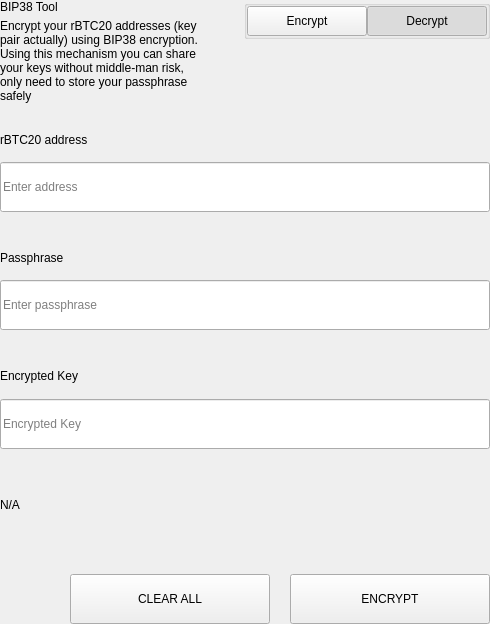
<?xml version="1.0" encoding="UTF-8"?>
<ui version="4.0">
 <class>SettingsBitToolWidget</class>
 <widget class="QWidget" name="SettingsBitToolWidget">
  <property name="geometry">
   <rect>
    <x>0</x>
    <y>0</y>
    <width>490</width>
    <height>624</height>
   </rect>
  </property>
  <property name="windowTitle">
   <string>Form</string>
  </property>
  <layout class="QVBoxLayout" name="verticalLayout">
   <property name="spacing">
    <number>0</number>
   </property>
   <property name="leftMargin">
    <number>0</number>
   </property>
   <property name="topMargin">
    <number>0</number>
   </property>
   <property name="rightMargin">
    <number>0</number>
   </property>
   <property name="bottomMargin">
    <number>0</number>
   </property>
   <item>
    <widget class="QWidget" name="left" native="true">
     <layout class="QVBoxLayout" name="verticalLayout_3">
      <property name="leftMargin">
       <number>0</number>
      </property>
      <property name="topMargin">
       <number>0</number>
      </property>
      <property name="rightMargin">
       <number>0</number>
      </property>
      <property name="bottomMargin">
       <number>0</number>
      </property>
      <item>
       <layout class="QVBoxLayout" name="verticalLayout_2">
        <property name="spacing">
         <number>0</number>
        </property>
        <item>
         <layout class="QHBoxLayout" name="horizontalLayout_3" stretch="3,1">
          <property name="spacing">
           <number>40</number>
          </property>
          <item>
           <layout class="QVBoxLayout" name="verticalLayoutTitle">
            <property name="spacing">
             <number>5</number>
            </property>
            <item>
             <widget class="QLabel" name="labelTitle">
              <property name="text">
               <string>BIP38 Tool</string>
              </property>
             </widget>
            </item>
            <item>
             <widget class="QLabel" name="labelSubtitle1">
              <property name="text">
               <string>Encrypt your rBTC20 addresses (key pair actually) using BIP38 encryption.
Using this mechanism you can share your keys without middle-man risk, only need to store your passphrase safely</string>
              </property>
              <property name="wordWrap">
               <bool>true</bool>
              </property>
             </widget>
            </item>
           </layout>
          </item>
          <item alignment="Qt::AlignTop">
           <widget class="QGroupBox" name="groupBox">
            <property name="title">
             <string/>
            </property>
            <property name="alignment">
             <set>Qt::AlignLeading|Qt::AlignLeft|Qt::AlignTop</set>
            </property>
            <layout class="QHBoxLayout" name="horizontalLayout_4">
             <property name="spacing">
              <number>0</number>
             </property>
             <property name="leftMargin">
              <number>0</number>
             </property>
             <property name="topMargin">
              <number>0</number>
             </property>
             <property name="rightMargin">
              <number>0</number>
             </property>
             <property name="bottomMargin">
              <number>0</number>
             </property>
             <item>
              <spacer name="horizontalSpacer">
               <property name="orientation">
                <enum>Qt::Horizontal</enum>
               </property>
               <property name="sizeHint" stdset="0">
                <size>
                 <width>40</width>
                 <height>20</height>
                </size>
               </property>
              </spacer>
             </item>
             <item>
              <widget class="QPushButton" name="pushLeft">
               <property name="minimumSize">
                <size>
                 <width>120</width>
                 <height>30</height>
                </size>
               </property>
               <property name="maximumSize">
                <size>
                 <width>120</width>
                 <height>30</height>
                </size>
               </property>
               <property name="focusPolicy">
                <enum>Qt::NoFocus</enum>
               </property>
               <property name="text">
                <string>Encrypt</string>
               </property>
               <property name="checkable">
                <bool>true</bool>
               </property>
               <property name="autoExclusive">
                <bool>true</bool>
               </property>
              </widget>
             </item>
             <item>
              <widget class="QPushButton" name="pushRight">
               <property name="minimumSize">
                <size>
                 <width>120</width>
                 <height>30</height>
                </size>
               </property>
               <property name="maximumSize">
                <size>
                 <width>120</width>
                 <height>30</height>
                </size>
               </property>
               <property name="focusPolicy">
                <enum>Qt::NoFocus</enum>
               </property>
               <property name="text">
                <string>Decrypt</string>
               </property>
               <property name="checkable">
                <bool>true</bool>
               </property>
               <property name="checked">
                <bool>true</bool>
               </property>
               <property name="autoExclusive">
                <bool>true</bool>
               </property>
              </widget>
             </item>
            </layout>
           </widget>
          </item>
         </layout>
        </item>
        <item>
         <widget class="QStackedWidget" name="stackedWidget">
          <property name="currentIndex">
           <number>1</number>
          </property>
          <widget class="QWidget" name="pageDecrypt">
           <layout class="QVBoxLayout" name="verticalLayout_5">
            <property name="spacing">
             <number>0</number>
            </property>
            <property name="leftMargin">
             <number>0</number>
            </property>
            <property name="topMargin">
             <number>0</number>
            </property>
            <property name="rightMargin">
             <number>0</number>
            </property>
            <property name="bottomMargin">
             <number>0</number>
            </property>
            <item>
             <widget class="QWidget" name="widget" native="true">
              <property name="minimumSize">
               <size>
                <width>0</width>
                <height>100</height>
               </size>
              </property>
              <layout class="QVBoxLayout" name="verticalLayout_4">
               <property name="spacing">
                <number>0</number>
               </property>
               <property name="leftMargin">
                <number>0</number>
               </property>
               <property name="topMargin">
                <number>0</number>
               </property>
               <property name="rightMargin">
                <number>0</number>
               </property>
               <property name="bottomMargin">
                <number>0</number>
               </property>
               <item>
                <spacer name="verticalSpacer_2">
                 <property name="orientation">
                  <enum>Qt::Vertical</enum>
                 </property>
                 <property name="sizeType">
                  <enum>QSizePolicy::Fixed</enum>
                 </property>
                 <property name="sizeHint" stdset="0">
                  <size>
                   <width>20</width>
                   <height>20</height>
                  </size>
                 </property>
                </spacer>
               </item>
               <item>
                <layout class="QHBoxLayout" name="horizontalLayout_6" stretch="2">
                 <property name="spacing">
                  <number>0</number>
                 </property>
                 <item>
                  <layout class="QVBoxLayout" name="verticalLayout_7">
                   <property name="spacing">
                    <number>9</number>
                   </property>
                   <item>
                    <widget class="QLabel" name="labelSubtitleKey">
                     <property name="minimumSize">
                      <size>
                       <width>0</width>
                       <height>20</height>
                      </size>
                     </property>
                     <property name="maximumSize">
                      <size>
                       <width>16777215</width>
                       <height>20</height>
                      </size>
                     </property>
                     <property name="text">
                      <string>Encrypted key</string>
                     </property>
                    </widget>
                   </item>
                   <item>
                    <widget class="QLineEdit" name="lineEditKey">
                     <property name="minimumSize">
                      <size>
                       <width>0</width>
                       <height>50</height>
                      </size>
                     </property>
                     <property name="maximumSize">
                      <size>
                       <width>16777215</width>
                       <height>50</height>
                      </size>
                     </property>
                     <property name="placeholderText">
                      <string>Enter a encrypted key</string>
                     </property>
                    </widget>
                   </item>
                  </layout>
                 </item>
                </layout>
               </item>
               <item>
                <spacer name="verticalSpacer_3">
                 <property name="orientation">
                  <enum>Qt::Vertical</enum>
                 </property>
                 <property name="sizeType">
                  <enum>QSizePolicy::Fixed</enum>
                 </property>
                 <property name="sizeHint" stdset="0">
                  <size>
                   <width>20</width>
                   <height>20</height>
                  </size>
                 </property>
                </spacer>
               </item>
               <item>
                <layout class="QVBoxLayout" name="verticalLayout_9">
                 <property name="spacing">
                  <number>9</number>
                 </property>
                 <item>
                  <widget class="QLabel" name="labelSubtitlePassphrase">
                   <property name="maximumSize">
                    <size>
                     <width>16777215</width>
                     <height>20</height>
                    </size>
                   </property>
                   <property name="text">
                    <string>Passphrase</string>
                   </property>
                  </widget>
                 </item>
                 <item>
                  <widget class="QLineEdit" name="lineEditPassphrase">
                   <property name="minimumSize">
                    <size>
                     <width>0</width>
                     <height>50</height>
                    </size>
                   </property>
                   <property name="maximumSize">
                    <size>
                     <width>16777215</width>
                     <height>50</height>
                    </size>
                   </property>
                   <property name="placeholderText">
                    <string>Enter a passphrase</string>
                   </property>
                  </widget>
                 </item>
                </layout>
               </item>
               <item>
                <spacer name="verticalSpacer_4">
                 <property name="orientation">
                  <enum>Qt::Vertical</enum>
                 </property>
                 <property name="sizeType">
                  <enum>QSizePolicy::Fixed</enum>
                 </property>
                 <property name="sizeHint" stdset="0">
                  <size>
                   <width>20</width>
                   <height>20</height>
                  </size>
                 </property>
                </spacer>
               </item>
               <item>
                <widget class="QWidget" name="widget_3" native="true">
                 <property name="sizePolicy">
                  <sizepolicy hsizetype="Preferred" vsizetype="Fixed">
                   <horstretch>0</horstretch>
                   <verstretch>0</verstretch>
                  </sizepolicy>
                 </property>
                 <layout class="QVBoxLayout" name="verticalLayout_10">
                  <property name="spacing">
                   <number>9</number>
                  </property>
                  <property name="leftMargin">
                   <number>0</number>
                  </property>
                  <property name="topMargin">
                   <number>0</number>
                  </property>
                  <property name="rightMargin">
                   <number>0</number>
                  </property>
                  <property name="bottomMargin">
                   <number>0</number>
                  </property>
                  <item>
                   <widget class="QLabel" name="labelSubtitleDecryptResult">
                    <property name="minimumSize">
                     <size>
                      <width>0</width>
                      <height>20</height>
                     </size>
                    </property>
                    <property name="maximumSize">
                     <size>
                      <width>16777215</width>
                      <height>20</height>
                     </size>
                    </property>
                    <property name="text">
                     <string>Decrypted address result</string>
                    </property>
                   </widget>
                  </item>
                  <item>
                   <widget class="QWidget" name="widget_4" native="true">
                    <layout class="QHBoxLayout" name="horizontalLayout" stretch="6,0,1">
                     <property name="spacing">
                      <number>0</number>
                     </property>
                     <property name="leftMargin">
                      <number>0</number>
                     </property>
                     <property name="topMargin">
                      <number>0</number>
                     </property>
                     <property name="rightMargin">
                      <number>0</number>
                     </property>
                     <property name="bottomMargin">
                      <number>0</number>
                     </property>
                     <item alignment="Qt::AlignVCenter">
                      <widget class="QLineEdit" name="lineEditDecryptResult">
                       <property name="minimumSize">
                        <size>
                         <width>0</width>
                         <height>50</height>
                        </size>
                       </property>
                       <property name="maximumSize">
                        <size>
                         <width>16777215</width>
                         <height>50</height>
                        </size>
                       </property>
                       <property name="placeholderText">
                        <string>Decrypted Address</string>
                       </property>
                      </widget>
                     </item>
                     <item>
                      <spacer name="horizontalSpacer_4">
                       <property name="orientation">
                        <enum>Qt::Horizontal</enum>
                       </property>
                       <property name="sizeType">
                        <enum>QSizePolicy::Fixed</enum>
                       </property>
                       <property name="sizeHint" stdset="0">
                        <size>
                         <width>20</width>
                         <height>50</height>
                        </size>
                       </property>
                      </spacer>
                     </item>
                     <item>
                      <widget class="QPushButton" name="pushButtonImport">
                       <property name="minimumSize">
                        <size>
                         <width>140</width>
                         <height>40</height>
                        </size>
                       </property>
                       <property name="text">
                        <string>Import Address</string>
                       </property>
                      </widget>
                     </item>
                    </layout>
                   </widget>
                  </item>
                 </layout>
                </widget>
               </item>
               <item>
                <widget class="QLabel" name="statusLabel_DEC">
                 <property name="maximumSize">
                  <size>
                   <width>16777215</width>
                   <height>40</height>
                  </size>
                 </property>
                 <property name="text">
                  <string/>
                 </property>
                </widget>
               </item>
               <item>
                <spacer name="verticalSpacer">
                 <property name="orientation">
                  <enum>Qt::Vertical</enum>
                 </property>
                 <property name="sizeType">
                  <enum>QSizePolicy::Preferred</enum>
                 </property>
                 <property name="sizeHint" stdset="0">
                  <size>
                   <width>20</width>
                   <height>20</height>
                  </size>
                 </property>
                </spacer>
               </item>
               <item>
                <layout class="QHBoxLayout" name="horizontalLayout_7">
                 <property name="spacing">
                  <number>0</number>
                 </property>
                 <item>
                  <spacer name="horizontalSpacer_5">
                   <property name="orientation">
                    <enum>Qt::Horizontal</enum>
                   </property>
                   <property name="sizeType">
                    <enum>QSizePolicy::Expanding</enum>
                   </property>
                   <property name="sizeHint" stdset="0">
                    <size>
                     <width>40</width>
                     <height>20</height>
                    </size>
                   </property>
                  </spacer>
                 </item>
                 <item>
                  <widget class="QPushButton" name="pushButtonDecryptClear">
                   <property name="minimumSize">
                    <size>
                     <width>200</width>
                     <height>50</height>
                    </size>
                   </property>
                   <property name="maximumSize">
                    <size>
                     <width>200</width>
                     <height>50</height>
                    </size>
                   </property>
                   <property name="text">
                    <string>CLEAR</string>
                   </property>
                  </widget>
                 </item>
                 <item>
                  <spacer name="horizontalSpacer_3">
                   <property name="orientation">
                    <enum>Qt::Horizontal</enum>
                   </property>
                   <property name="sizeType">
                    <enum>QSizePolicy::Fixed</enum>
                   </property>
                   <property name="sizeHint" stdset="0">
                    <size>
                     <width>20</width>
                     <height>20</height>
                    </size>
                   </property>
                  </spacer>
                 </item>
                 <item>
                  <widget class="QPushButton" name="pushButtonDecrypt">
                   <property name="minimumSize">
                    <size>
                     <width>200</width>
                     <height>50</height>
                    </size>
                   </property>
                   <property name="maximumSize">
                    <size>
                     <width>200</width>
                     <height>50</height>
                    </size>
                   </property>
                   <property name="text">
                    <string>DECRYPT KEY</string>
                   </property>
                  </widget>
                 </item>
                </layout>
               </item>
              </layout>
             </widget>
            </item>
           </layout>
          </widget>
          <widget class="QWidget" name="pageEncrypt">
           <layout class="QVBoxLayout" name="verticalLayout_11">
            <property name="spacing">
             <number>0</number>
            </property>
            <property name="leftMargin">
             <number>0</number>
            </property>
            <property name="topMargin">
             <number>0</number>
            </property>
            <property name="rightMargin">
             <number>0</number>
            </property>
            <property name="bottomMargin">
             <number>0</number>
            </property>
            <item>
             <spacer name="verticalSpacer_8">
              <property name="orientation">
               <enum>Qt::Vertical</enum>
              </property>
              <property name="sizeType">
               <enum>QSizePolicy::Fixed</enum>
              </property>
              <property name="sizeHint" stdset="0">
               <size>
                <width>20</width>
                <height>20</height>
               </size>
              </property>
             </spacer>
            </item>
            <item>
             <widget class="QWidget" name="containerAddressEnc" native="true">
              <layout class="QVBoxLayout" name="containerAddressEncLayout">
               <property name="spacing">
                <number>5</number>
               </property>
               <property name="leftMargin">
                <number>0</number>
               </property>
               <property name="topMargin">
                <number>0</number>
               </property>
               <property name="rightMargin">
                <number>0</number>
               </property>
               <property name="bottomMargin">
                <number>0</number>
               </property>
               <item>
                <widget class="QLabel" name="labelSubtitleAddress">
                 <property name="minimumSize">
                  <size>
                   <width>0</width>
                   <height>20</height>
                  </size>
                 </property>
                 <property name="maximumSize">
                  <size>
                   <width>16777215</width>
                   <height>20</height>
                  </size>
                 </property>
                 <property name="text">
                  <string>rBTC20 address</string>
                 </property>
                </widget>
               </item>
               <item>
                <widget class="QLineEdit" name="addressIn_ENC">
                 <property name="minimumSize">
                  <size>
                   <width>0</width>
                   <height>50</height>
                  </size>
                 </property>
                 <property name="placeholderText">
                  <string>Enter address</string>
                 </property>
                </widget>
               </item>
              </layout>
             </widget>
            </item>
            <item>
             <spacer name="verticalSpacer_6">
              <property name="orientation">
               <enum>Qt::Vertical</enum>
              </property>
              <property name="sizeType">
               <enum>QSizePolicy::Fixed</enum>
              </property>
              <property name="sizeHint" stdset="0">
               <size>
                <width>20</width>
                <height>20</height>
               </size>
              </property>
             </spacer>
            </item>
            <item>
             <widget class="QWidget" name="containerAddress" native="true">
              <layout class="QHBoxLayout" name="horizontalLayout_9" stretch="2">
               <property name="spacing">
                <number>0</number>
               </property>
               <property name="leftMargin">
                <number>0</number>
               </property>
               <property name="topMargin">
                <number>0</number>
               </property>
               <property name="rightMargin">
                <number>0</number>
               </property>
               <property name="bottomMargin">
                <number>0</number>
               </property>
               <item>
                <layout class="QVBoxLayout" name="verticalLayout_8">
                 <property name="spacing">
                  <number>5</number>
                 </property>
                 <item>
                  <widget class="QLabel" name="labelSubtitleMessage">
                   <property name="minimumSize">
                    <size>
                     <width>0</width>
                     <height>20</height>
                    </size>
                   </property>
                   <property name="maximumSize">
                    <size>
                     <width>16777215</width>
                     <height>20</height>
                    </size>
                   </property>
                   <property name="text">
                    <string>Passphrase</string>
                   </property>
                  </widget>
                 </item>
                 <item>
                  <widget class="QLineEdit" name="passphraseIn_ENC">
                   <property name="minimumSize">
                    <size>
                     <width>0</width>
                     <height>50</height>
                    </size>
                   </property>
                   <property name="maximumSize">
                    <size>
                     <width>16777215</width>
                     <height>50</height>
                    </size>
                   </property>
                   <property name="placeholderText">
                    <string>Enter passphrase</string>
                   </property>
                  </widget>
                 </item>
                </layout>
               </item>
              </layout>
             </widget>
            </item>
            <item>
             <spacer name="verticalSpacer_7">
              <property name="orientation">
               <enum>Qt::Vertical</enum>
              </property>
              <property name="sizeType">
               <enum>QSizePolicy::Fixed</enum>
              </property>
              <property name="sizeHint" stdset="0">
               <size>
                <width>20</width>
                <height>20</height>
               </size>
              </property>
             </spacer>
            </item>
            <item>
             <widget class="QWidget" name="widget_2" native="true">
              <property name="minimumSize">
               <size>
                <width>0</width>
                <height>75</height>
               </size>
              </property>
              <property name="maximumSize">
               <size>
                <width>16777215</width>
                <height>16777215</height>
               </size>
              </property>
              <layout class="QVBoxLayout" name="verticalLayout_6">
               <property name="leftMargin">
                <number>0</number>
               </property>
               <property name="topMargin">
                <number>0</number>
               </property>
               <property name="rightMargin">
                <number>0</number>
               </property>
               <property name="bottomMargin">
                <number>0</number>
               </property>
               <item>
                <widget class="QLabel" name="labelSubtitleEncryptedKey">
                 <property name="minimumSize">
                  <size>
                   <width>0</width>
                   <height>20</height>
                  </size>
                 </property>
                 <property name="maximumSize">
                  <size>
                   <width>16777215</width>
                   <height>20</height>
                  </size>
                 </property>
                 <property name="text">
                  <string>Encrypted Key</string>
                 </property>
                </widget>
               </item>
               <item>
                <widget class="QLineEdit" name="encryptedKeyOut_ENC">
                 <property name="minimumSize">
                  <size>
                   <width>0</width>
                   <height>50</height>
                  </size>
                 </property>
                 <property name="placeholderText">
                  <string>Encrypted Key</string>
                 </property>
                </widget>
               </item>
              </layout>
             </widget>
            </item>
            <item>
             <widget class="QLabel" name="statusLabel_ENC">
              <property name="text">
               <string notr="true">N/A</string>
              </property>
             </widget>
            </item>
            <item>
             <spacer name="verticalSpacer_5">
              <property name="orientation">
               <enum>Qt::Vertical</enum>
              </property>
              <property name="sizeType">
               <enum>QSizePolicy::Fixed</enum>
              </property>
              <property name="sizeHint" stdset="0">
               <size>
                <width>20</width>
                <height>20</height>
               </size>
              </property>
             </spacer>
            </item>
            <item>
             <layout class="QHBoxLayout" name="horizontalLayout_8">
              <property name="spacing">
               <number>0</number>
              </property>
              <item>
               <spacer name="horizontalSpacer_6">
                <property name="orientation">
                 <enum>Qt::Horizontal</enum>
                </property>
                <property name="sizeType">
                 <enum>QSizePolicy::Expanding</enum>
                </property>
                <property name="sizeHint" stdset="0">
                 <size>
                  <width>40</width>
                  <height>20</height>
                 </size>
                </property>
               </spacer>
              </item>
              <item>
               <widget class="QPushButton" name="pushButtonClear">
                <property name="minimumSize">
                 <size>
                  <width>200</width>
                  <height>50</height>
                 </size>
                </property>
                <property name="focusPolicy">
                 <enum>Qt::NoFocus</enum>
                </property>
                <property name="text">
                 <string>CLEAR ALL</string>
                </property>
               </widget>
              </item>
              <item>
               <spacer name="horizontalSpacer_2">
                <property name="orientation">
                 <enum>Qt::Horizontal</enum>
                </property>
                <property name="sizeType">
                 <enum>QSizePolicy::Fixed</enum>
                </property>
                <property name="sizeHint" stdset="0">
                 <size>
                  <width>20</width>
                  <height>20</height>
                 </size>
                </property>
               </spacer>
              </item>
              <item>
               <widget class="QPushButton" name="pushButtonEncrypt">
                <property name="minimumSize">
                 <size>
                  <width>200</width>
                  <height>50</height>
                 </size>
                </property>
                <property name="maximumSize">
                 <size>
                  <width>200</width>
                  <height>50</height>
                 </size>
                </property>
                <property name="focusPolicy">
                 <enum>Qt::NoFocus</enum>
                </property>
                <property name="text">
                 <string>ENCRYPT</string>
                </property>
               </widget>
              </item>
             </layout>
            </item>
           </layout>
          </widget>
         </widget>
        </item>
       </layout>
      </item>
     </layout>
    </widget>
   </item>
  </layout>
 </widget>
 <resources/>
 <connections/>
</ui>
